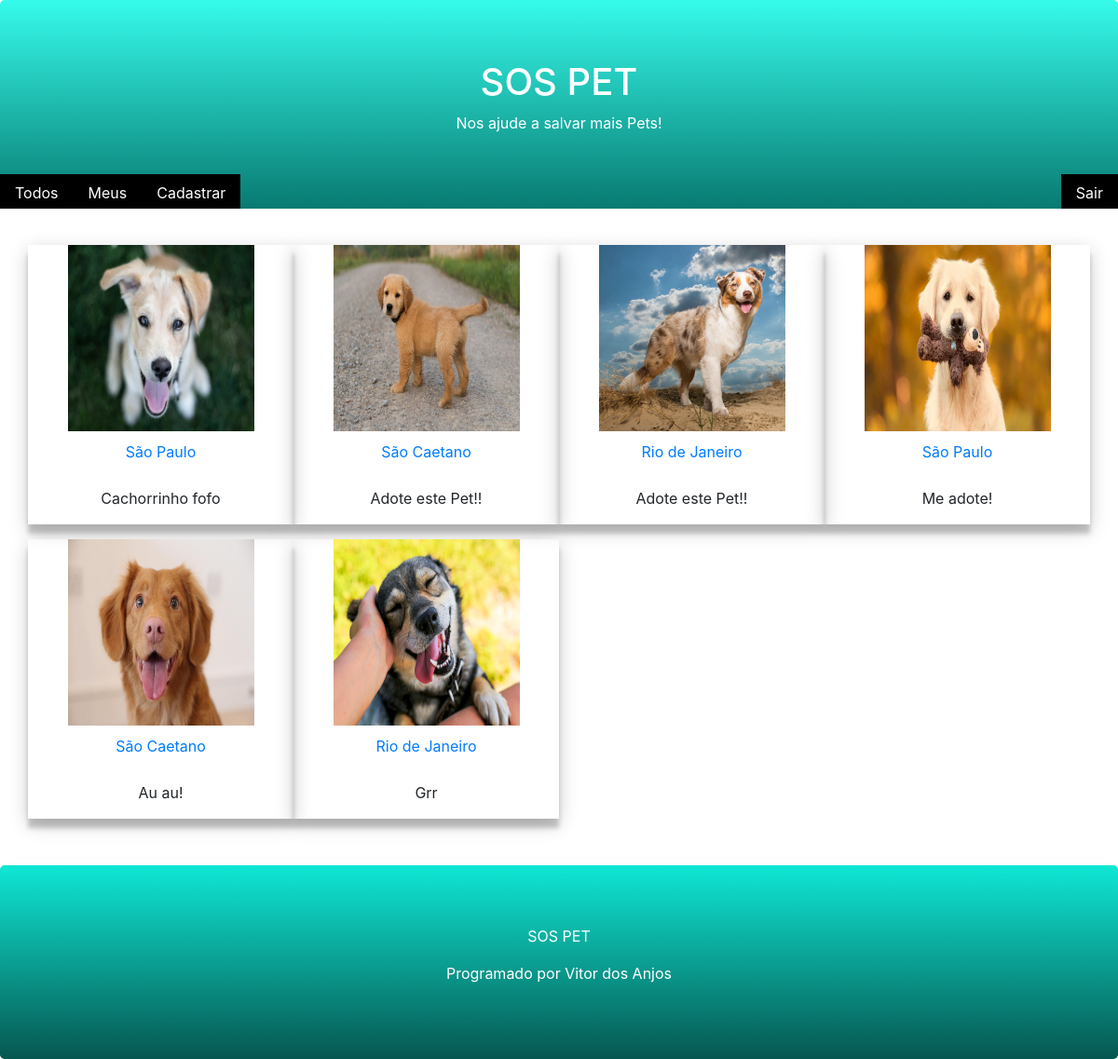
Page /pet/all/ (signed in) on the earlier database version.
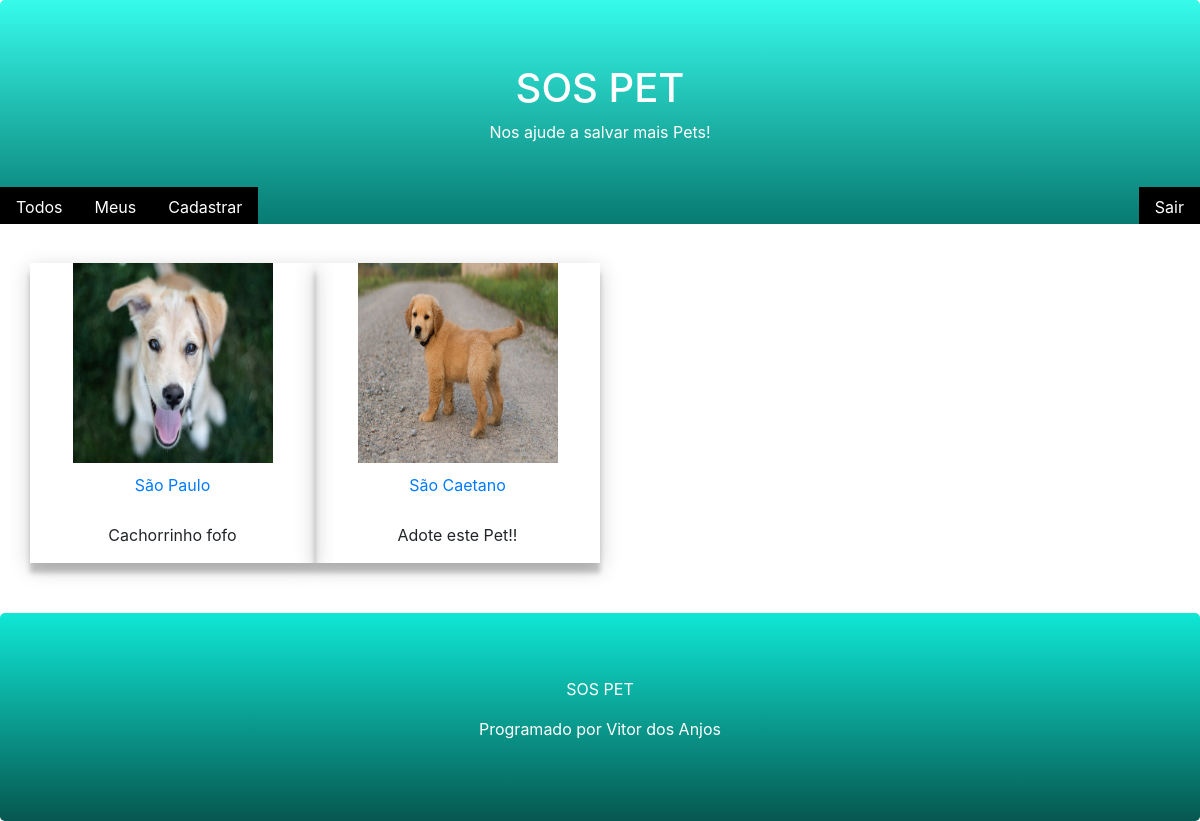
Same page on the later database version.
### core/models.py (models this page shows, shortened)
class Pet(models.Model):
    city= models.CharField(max_length=100)
    description= models.TextField()
    phone= models.CharField(max_length=11)
    email= models.EmailField()
    begin_date= models.DateTimeField(auto_now_add= True)
    photo= models.ImageField(upload_to='pet')
    active= models.BooleanField(default= True)
    user= models.ForeignKey(User, on_delete= models.CASCADE)
    class Meta:
        db_table = 'pet'

### core/views.py (the view)
# urls.py: path('pet/all/', views.list_all_pets),
@login_required(login_url='/login/')
def list_all_pets(request):
    pet= Pet.objects.filter(active=True)
    return render(request, "list.html", {'pet':pet})

### templates/list.html (shortened to what this page needs)
{% extends "model-page.html" %}
{% block content %}
    <div class="container mb-4 mt-4">
        <div class="row">
            {% for p in pet %}
            <div class="polaroid col-sm-3 mb-3">
                 <a href="../detall/{{p.id}}">
                    <div class="">
                        <img src="{{ p.photo.url }}" style="width: 200px; height: 200px; ">
                        <div class="container">
                            <p>{{p.city}}</p>
                        </div>
                    </div>
                </a>
                <p>{{p.description}}</p>
            </div>
            {% endfor %}
        </div>
    </div>
{% endblock %}

Differences in the rows shown:
removed Pet: photo (picture), city "Rio de Janeiro", description "Adote este Pet!!"
removed Pet: photo (picture), city "São Paulo", description "Me adote!"
removed Pet: photo (picture), city "São Caetano", description "Au au!"
removed Pet: photo (picture), city "Rio de Janeiro", description "Grr"
